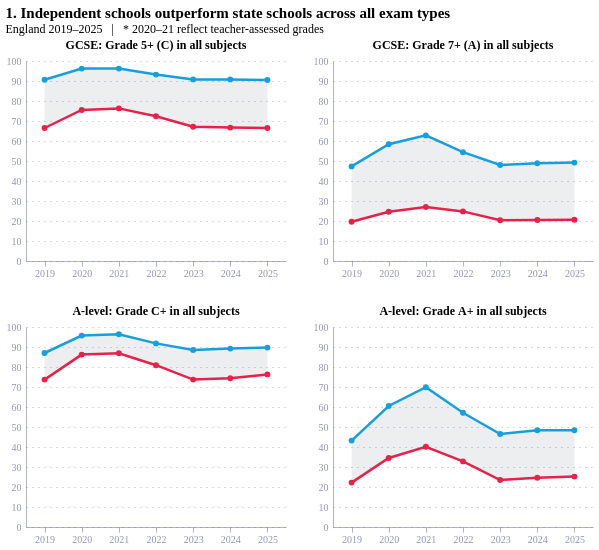

Notebook code cell kept with this figure:
### Code cell
# ── Data ─────────────────────────────────────────────────────────────────────
gcse_url = "https://raw.githubusercontent.com/SarahRashid0/SarahRashid0.github.io/refs/heads/main/website/gcse_results_by_institution.csv"
alevel_url = "https://raw.githubusercontent.com/SarahRashid0/SarahRashid0.github.io/refs/heads/main/website/alevel_results_by_intitutions.csv"

def load_and_melt(url, above_a_prefix, above_c_prefix):
    df = pd.read_csv(url)
    type_map = {
        "All state-funded": "State-funded",
        "Independent school including city training colleges (CTCs)": "Independent"
    }
    df = df[df["Centre type"].isin(type_map.keys())].copy()
    df["school_type"] = df["Centre type"].map(type_map)

    results = {}
    for prefix, grade in [(above_a_prefix, "A"), (above_c_prefix, "C")]:
        cols = [c for c in df.columns if c.startswith(prefix)]
        melted = df[["school_type"] + cols].melt(
            id_vars="school_type", var_name="metric_year", value_name="value"
        )
        melted["year"] = melted["metric_year"].str.split("_").str[1]
        melted["percentage"] = melted["value"].str.replace("%", "").astype(float)
        # Add gap
        pivot = melted.pivot(index="year", columns="school_type", values="percentage").reset_index()
        pivot["gap"] = pivot["Independent"] - pivot["State-funded"]
        melted = melted.merge(pivot[["year", "gap"]], on="year")
        results[grade] = (melted, pivot)
    return results

gcse = load_and_melt(gcse_url, "AboveA_", "AboveC_")
alevel = load_and_melt(alevel_url, "AboveA_", "AboveC_")

year_order = ["2019", "2020", "2021", "2022", "2023", "2024", "2025"]

# ── Chart builder ─────────────────────────────────────────────────────────────
def make_chart(long_df, pivot_df, title, show_legend=False):
    area = alt.Chart(pivot_df).mark_area(opacity=0.08, color="#122b39").encode(
        x=alt.X("year:O", sort=year_order),
        y=alt.Y("State-funded:Q", scale=alt.Scale(domain=[0, 100])),
        y2=alt.Y2("Independent:Q")
    )

    lines = alt.Chart(long_df).mark_line(
        point=alt.OverlayMarkDef(filled=True, size=35),
        strokeWidth=2.5
    ).encode(
        x=alt.X("year:O", sort=year_order),
        y=alt.Y("percentage:Q", scale=alt.Scale(domain=[0, 100]), title=None),
        color=alt.Color(
            "school_type:N",
            scale=alt.Scale(
                domain=["Independent", "State-funded"],
                range=["#179fdb", "#e6224b"]
            ),
            legend=alt.Legend(title="School type") if show_legend else None
        ),
        tooltip=[
            alt.Tooltip("year:O", title="Year"),
            alt.Tooltip("school_type:N", title="School type"),
            alt.Tooltip("percentage:Q", title="%", format=".1f"),
            alt.Tooltip("gap:Q", title="Gap (pp)", format=".1f")
        ]
    )

    return (area + lines).properties(
        width=260, height=200,
        title=alt.TitleParams(text=title, fontSize=12)
    )

# ── Four charts ───────────────────────────────────────────────────────────────
gcse_c  = make_chart(*gcse["C"],  "GCSE: Grade 5+ (C) in all subjects")
gcse_a  = make_chart(*gcse["A"],  "GCSE: Grade 7+ (A) in all subjects")
alevel_c = make_chart(*alevel["C"], "A-level: Grade C+ in all subjects")
alevel_a = make_chart(*alevel["A"], "A-level: Grade A+ in all subjects", show_legend=True)

# ── 2x2 grid ─────────────────────────────────────────────────────────────────
chart = (
    (gcse_c | gcse_a) & (alevel_c | alevel_a)
).properties(
    title=alt.TitleParams(
        text="1. Independent schools outperform state schools across all exam types",
        subtitle="England 2019–2025   |   * 2020–21 reflect teacher-assessed grades",
        fontSize=15, subtitleFontSize=12, anchor="start"
    )
).configure_concat(spacing=25)

chart

### Figure 1 — Vega-Lite specification as saved in the notebook (floating-point values rounded to 4 significant figures)
{"config": {"font": "Circular Std", "mark": {"line": {"interpolate": "monotone"}}, "view": {"stroke": "transparent", "width": 400, "height": 300}, "range": {"category": ["#36B7B4", "#E6224B", "#F4C245", "#0063AF", "#00A767", "#179FDB", "#EB5C2E"], "diverging": ["#E6224B", "#E54753", "#C9C9C9", "#179FDB", "#122B39"], "heatmap": ["#C9C9C9", "#179FDB", "#0063AF", "#122B39"], "ordinal": ["#00A767", "#36B7B4", "#179FDB", "#0063AF", "#243B5A"]}, "axisX": {"domainColor": "#676A86", "domainOpacity": 0.5, "grid": false, "labelAngle": 0, "labelColor": "#676A86", "labelOpacity": 0.7, "orient": "bottom", "tickColor": "#676A86", "tickCount": 10, "tickOpacity": 0.5, "title": false, "titleAlign": "center", "titleAnchor": "middle", "titleColor": "#676A86", "titleFontSize": 12, "titleOpacity": 0.8, "titleY": -15}, "axisY": {"domainColor": "#676A86", "domainOpacity": 0.5, "gridColor": "#676A86", "gridDash": [1, 5], "gridOpacity": 0.5, "labelColor": "#676A86", "labelOpacity": 0.7, "labelPadding": 5, "tickColor": "#676A86", "tickCount": 8, "tickOpacity": 0.5, "ticks": false, "titleAlign": "left", "titleAngle": 0, "titleBaseline": "bottom", "titleColor": "#676A86", "titleFontSize": 12, "titleOpacity": 0.8, "titleX": 0, "titleY": -7}, "concat": {"spacing": 25}}, "vconcat": [{"hconcat": [{"layer": [{"data": {"name": "data-08c584b5661a844db9c93e23423f9019"}, "mark": {"type": "area", "color": "#122b39", "opacity": 0.08}, "encoding": {"x": {"field": "year", "sort": ["2019", "2020", "2021", "2022", "2023", "2024", "2025"], "type": "ordinal"}, "y": {"field": "State-funded", "scale": {"domain": [0, 100]}, "type": "quantitative"}, "y2": {"field": "Independent"}}}, {"data": {"name": "data-ad04b283a89790915123c35ca5c50f1e"}, "mark": {"type": "line", "point": {"filled": true, "size": 35}, "strokeWidth": 2.5}, "encoding": {"color": {"field": "school_type", "legend": null, "scale": {"domain": ["Independent", "State-funded"], "range": ["#179fdb", "#e6224b"]}, "type": "nominal"}, "tooltip": [{"field": "year", "title": "Year", "type": "ordinal"}, {"field": "school_type", "title": "School type", "type": "nominal"}, {"field": "percentage", "format": ".1f", "title": "%", "type": "quantitative"}, {"field": "gap", "format": ".1f", "title": "Gap (pp)", "type": "quantitative"}], "x": {"field": "year", "sort": ["2019", "2020", "2021", "2022", "2023", "2024", "2025"], "type": "ordinal"}, "y": {"field": "percentage", "scale": {"domain": [0, 100]}, "title": null, "type": "quantitative"}}}], "height": 200, "title": {"text": "GCSE: Grade 5+ (C) in all subjects", "fontSize": 12}, "width": 260}, {"layer": [{"data": {"name": "data-0768b4ddc1f372504308bcc59b3de09e"}, "mark": {"type": "area", "color": "#122b39", "opacity": 0.08}, "encoding": {"x": {"field": "year", "sort": ["2019", "2020", "2021", "2022", "2023", "2024", "2025"], "type": "ordinal"}, "y": {"field": "State-funded", "scale": {"domain": [0, 100]}, "type": "quantitative"}, "y2": {"field": "Independent"}}}, {"data": {"name": "data-5c530050a516659db4d39a93a4096cb0"}, "mark": {"type": "line", "point": {"filled": true, "size": 35}, "strokeWidth": 2.5}, "encoding": {"color": {"field": "school_type", "legend": null, "scale": {"domain": ["Independent", "State-funded"], "range": ["#179fdb", "#e6224b"]}, "type": "nominal"}, "tooltip": [{"field": "year", "title": "Year", "type": "ordinal"}, {"field": "school_type", "title": "School type", "type": "nominal"}, {"field": "percentage", "format": ".1f", "title": "%", "type": "quantitative"}, {"field": "gap", "format": ".1f", "title": "Gap (pp)", "type": "quantitative"}], "x": {"field": "year", "sort": ["2019", "2020", "2021", "2022", "2023", "2024", "2025"], "type": "ordinal"}, "y": {"field": "percentage", "scale": {"domain": [0, 100]}, "title": null, "type": "quantitative"}}}], "height": 200, "title": {"text": "GCSE: Grade 7+ (A) in all subjects", "fontSize": 12}, "width": 260}]}, {"hconcat": [{"layer": [{"data": {"name": "data-eb95817ede9e0d3ceb9cb28a0d6d1b9c"}, "mark": {"type": "area", "color": "#122b39", "opacity": 0.08}, "encoding": {"x": {"field": "year", "sort": ["2019", "2020", "2021", "2022", "2023", "2024", "2025"], "type": "ordinal"}, "y": {"field": "State-funded", "scale": {"domain": [0, 100]}, "type": "quantitative"}, "y2": {"field": "Independent"}}}, {"data": {"name": "data-9293bce029a6f232d034b5f47e117cc1"}, "mark": {"type": "line", "point": {"filled": true, "size": 35}, "strokeWidth": 2.5}, "encoding": {"color": {"field": "school_type", "legend": null, "scale": {"domain": ["Independent", "State-funded"], "range": ["#179fdb", "#e6224b"]}, "type": "nominal"}, "tooltip": [{"field": "year", "title": "Year", "type": "ordinal"}, {"field": "school_type", "title": "School type", "type": "nominal"}, {"field": "percentage", "format": ".1f", "title": "%", "type": "quantitative"}, {"field": "gap", "format": ".1f", "title": "Gap (pp)", "type": "quantitative"}], "x": {"field": "year", "sort": ["2019", "2020", "2021", "2022", "2023", "2024", "2025"], "type": "ordinal"}, "y": {"field": "percentage", "scale": {"domain": [0, 100]}, "title": null, "type": "quantitative"}}}], "height": 200, "title": {"text": "A-level: Grade C+ in all subjects", "fontSize": 12}, "width": 260}, {"layer": [{"data": {"name": "data-184466b9e595938f9d8a9f2a46b89fc8"}, "mark": {"type": "area", "color": "#122b39", "opacity": 0.08}, "encoding": {"x": {"field": "year", "sort": ["2019", "2020", "2021", "2022", "2023", "2024", "2025"], "type": "ordinal"}, "y": {"field": "State-funded", "scale": {"domain": [0, 100]}, "type": "quantitative"}, "y2": {"field": "Independent"}}}, {"data": {"name": "data-0aee5d56f2fdc57343c3828d094d5299"}, "mark": {"type": "line", "point": {"filled": true, "size": 35}, "strokeWidth": 2.5}, "encoding": {"color": {"field": "school_type", "legend": {"title": "School type"}, "scale": {"domain": ["Independent", "State-funded"], "range": ["#179fdb", "#e6224b"]}, "type": "nominal"}, "tooltip": [{"field": "year", "title": "Year", "type": "ordinal"}, {"field": "school_type", "title": "School type", "type": "nominal"}, {"field": "percentage", "format": ".1f", "title": "%", "type": "quantitative"}, {"field": "gap", "format": ".1f", "title": "Gap (pp)", "type": "quantitative"}], "x": {"field": "year", "sort": ["2019", "2020", "2021", "2022", "2023", "2024", "2025"], "type": "ordinal"}, "y": {"field": "percentage", "scale": {"domain": [0, 100]}, "title": null, "type": "quantitative"}}}], "height": 200, "title": {"text": "A-level: Grade A+ in all subjects", "fontSize": 12}, "width": 260}]}], "title": {"text": "1. Independent schools outperform state schools across all exam types", "anchor": "start", "fontSize": 15, "subtitle": "England 2019–2025   |   * 2020–21 reflect teacher-assessed grades", "subtitleFontSize": 12}, "$schema": "https://vega.github.io/schema/vega-lite/v6.1.0.json", "datasets": {"data-08c584b5661a844db9c93e23423f9019": [{"year": "2019", "Independent": 90.6, "State-funded": 66.5, "gap": 24.1}, {"year": "2020", "Independent": 96.2, "State-funded": 75.5, "gap": 20.7}, {"year": "2021", "Independent": 96.2, "State-funded": 76.3, "gap": 19.9}, {"year": "2022", "Independent": 93.2, "State-funded": 72.4, "gap": 20.8}, {"year": "2023", "Independent": 90.8, "State-funded": 67.1, "gap": 23.7}, {"year": "2024", "Independent": 90.8, "State-funded": 66.7, "gap": 24.1}, {"year": "2025", "Independent": 90.5, "State-funded": 66.5, "gap": 24.0}], "data-ad04b283a89790915123c35ca5c50f1e": [{"school_type": "State-funded", "metric_year": "AboveC_2025", "value": "66.5%", "year": "2025", "percentage": 66.5, "gap": 24.0}, {"school_type": "Independent", "metric_year": "AboveC_2025", "value": "90.5%", "year": "2025", "percentage": 90.5, "gap": 24.0}, {"school_type": "State-funded", "metric_year": "AboveC_2024", "value": "66.7%", "year": "2024", "percentage": 66.7, "gap": 24.1}, {"school_type": "Independent", "metric_year": "AboveC_2024", "value": "90.8%", "year": "2024", "percentage": 90.8, "gap": 24.1}, {"school_type": "State-funded", "metric_year": "AboveC_2023", "value": "67.1%", "year": "2023", "percentage": 67.1, "gap": 23.7}, {"school_type": "Independent", "metric_year": "AboveC_2023", "value": "90.8%", "year": "2023", "percentage": 90.8, "gap": 23.7}, {"school_type": "State-funded", "metric_year": "AboveC_2022", "value": "72.4%", "year": "2022", "percentage": 72.4, "gap": 20.8}, {"school_type": "Independent", "metric_year": "AboveC_2022", "value": "93.2%", "year": "2022", "percentage": 93.2, "gap": 20.8}, {"school_type": "State-funded", "metric_year": "AboveC_2021", "value": "76.3%", "year": "2021", "percentage": 76.3, "gap": 19.9}, {"school_type": "Independent", "metric_year": "AboveC_2021", "value": "96.2%", "year": "2021", "percentage": 96.2, "gap": 19.9}, {"school_type": "State-funded", "metric_year": "AboveC_2020", "value": "75.5%", "year": "2020", "percentage": 75.5, "gap": 20.7}, {"school_type": "Independent", "metric_year": "AboveC_2020", "value": "96.2%", "year": "2020", "percentage": 96.2, "gap": 20.7}, {"school_type": "State-funded", "metric_year": "AboveC_2019", "value": "66.5%", "year": "2019", "percentage": 66.5, "gap": 24.1}, {"school_type": "Independent", "metric_year": "AboveC_2019", "value": "90.6%", "year": "2019", "percentage": 90.6, "gap": 24.1}], "data-0768b4ddc1f372504308bcc59b3de09e": [{"year": "2019", "Independent": 47.3, "State-funded": 19.6, "gap": 27.7}, {"year": "2020", "Independent": 58.4, "State-funded": 24.6, "gap": 33.8}, {"year": "2021", "Independent": 62.8, "State-funded": 27.0, "gap": 35.8}, {"year": "2022", "Independent": 54.4, "State-funded": 24.8, "gap": 29.6}, {"year": "2023", "Independent": 48.0, "State-funded": 20.4, "gap": 27.6}, {"year": "2024", "Independent": 48.9, "State-funded": 20.5, "gap": 28.4}, {"year": "2025", "Independent": 49.2, "State-funded": 20.6, "gap": 28.6}], "data-5c530050a516659db4d39a93a4096cb0": [{"school_type": "State-funded", "metric_year": "AboveA_2025", "value": "20.6%", "year": "2025", "percentage": 20.6, "gap": 28.6}, {"school_type": "Independent", "metric_year": "AboveA_2025", "value": "49.2%", "year": "2025", "percentage": 49.2, "gap": 28.6}, {"school_type": "State-funded", "metric_year": "AboveA_2024", "value": "20.5%", "year": "2024", "percentage": 20.5, "gap": 28.4}, {"school_type": "Independent", "metric_year": "AboveA_2024", "value": "48.9%", "year": "2024", "percentage": 48.9, "gap": 28.4}, {"school_type": "State-funded", "metric_year": "AboveA_2023", "value": "20.4%", "year": "2023", "percentage": 20.4, "gap": 27.6}, {"school_type": "Independent", "metric_year": "AboveA_2023", "value": "48.0%", "year": "2023", "percentage": 48.0, "gap": 27.6}, {"school_type": "State-funded", "metric_year": "AboveA_2022", "value": "24.8%", "year": "2022", "percentage": 24.8, "gap": 29.6}, {"school_type": "Independent", "metric_year": "AboveA_2022", "value": "54.4%", "year": "2022", "percentage": 54.4, "gap": 29.6}, {"school_type": "State-funded", "metric_year": "AboveA_2021", "value": "27.0%", "year": "2021", "percentage": 27.0, "gap": 35.8}, {"school_type": "Independent", "metric_year": "AboveA_2021", "value": "62.8%", "year": "2021", "percentage": 62.8, "gap": 35.8}, {"school_type": "State-funded", "metric_year": "AboveA_2020", "value": "24.6%", "year": "2020", "percentage": 24.6, "gap": 33.8}, {"school_type": "Independent", "metric_year": "AboveA_2020", "value": "58.4%", "year": "2020", "percentage": 58.4, "gap": 33.8}, {"school_type": "State-funded", "metric_year": "AboveA_2019", "value": "19.6%", "year": "2019", "percentage": 19.6, "gap": 27.7}, {"school_type": "Independent", "metric_year": "AboveA_2019", "value": "47.3%", "year": "2019", "percentage": 47.3, "gap": 27.7}], "data-eb95817ede9e0d3ceb9cb28a0d6d1b9c": [{"year": "2019", "Independent": 87.0, "State-funded": 73.7, "gap": 13.3}, {"year": "2020", "Independent": 95.7, "State-funded": 86.2, "gap": 9.5}, {"year": "2021", "Independent": 96.4, "State-funded": 86.9, "gap": 9.5}, {"year": "2022", "Independent": 91.8, "State-funded": 80.9, "gap": 10.9}, {"year": "2023", "Independent": 88.5, "State-funded": 73.7, "gap": 14.8}, {"year": "2024", "Independent": 89.2, "State-funded": 74.4, "gap": 14.8}, {"year": "2025", "Independent": 89.7, "State-funded": 76.3, "gap": 13.4}], "data-9293bce029a6f232d034b5f47e117cc1": [{"school_type": "State-funded", "metric_year": "AboveC_2025", "value": "76.3%", "year": "2025", "percentage": 76.3, "gap": 13.4}, {"school_type": "Independent", "metric_year": "AboveC_2025", "value": "89.7%", "year": "2025", "percentage": 89.7, "gap": 13.4}, {"school_type": "State-funded", "metric_year": "AboveC_2024", "value": "74.4%", "year": "2024", "percentage": 74.4, "gap": 14.8}, {"school_type": "Independent", "metric_year": "AboveC_2024", "value": "89.2%", "year": "2024", "percentage": 89.2, "gap": 14.8}, {"school_type": "State-funded", "metric_year": "AboveC_2023", "value": "73.7%", "year": "2023", "percentage": 73.7, "gap": 14.8}, {"school_type": "Independent", "metric_year": "AboveC_2023", "value": "88.5%", "year": "2023", "percentage": 88.5, "gap": 14.8}, {"school_type": "State-funded", "metric_year": "AboveC_2022", "value": "80.9%", "year": "2022", "percentage": 80.9, "gap": 10.9}, {"school_type": "Independent", "metric_year": "AboveC_2022", "value": "91.8%", "year": "2022", "percentage": 91.8, "gap": 10.9}, {"school_type": "State-funded", "metric_year": "AboveC_2021", "value": "86.9%", "year": "2021", "percentage": 86.9, "gap": 9.5}, {"school_type": "Independent", "metric_year": "AboveC_2021", "value": "96.4%", "year": "2021", "percentage": 96.4, "gap": 9.5}, {"school_type": "State-funded", "metric_year": "AboveC_2020", "value": "86.2%", "year": "2020", "percentage": 86.2, "gap": 9.5}, {"school_type": "Independent", "metric_year": "AboveC_2020", "value": "95.7%", "year": "2020", "percentage": 95.7, "gap": 9.5}, {"school_type": "State-funded", "metric_year": "AboveC_2019", "value": "73.7%", "year": "2019", "percentage": 73.7, "gap": 13.3}, {"school_type": "Independent", "metric_year": "AboveC_2019", "value": "87.0%", "year": "2019", "percentage": 87.0, "gap": 13.3}], "data-184466b9e595938f9d8a9f2a46b89fc8": [{"year": "2019", "Independent": 43.2, "State-funded": 22.2, "gap": 21.0}, {"year": "2020", "Independent": 60.5, "State-funded": 34.5, "gap": 26.0}, {"year": "2021", "Independent": 69.9, "State-funded": 40.1, "gap": 29.8}, {"year": "2022", "Independent": 57.1, "State-funded": 32.8, "gap": 24.3}, {"year": "2023", "Independent": 46.5, "State-funded": 23.5, "gap": 23.0}, {"year": "2024", "Independent": 48.4, "State-funded": 24.6, "gap": 23.8}, {"year": "2025", "Independent": 48.4, "State-funded": 25.2, "gap": 23.2}], "data-0aee5d56f2fdc57343c3828d094d5299": [{"school_type": "State-funded", "metric_year": "AboveA_2025", "value": "25.2%", "year": "2025", "percentage": 25.2, "gap": 23.2}, {"school_type": "Independent", "metric_year": "AboveA_2025", "value": "48.4%", "year": "2025", "percentage": 48.4, "gap": 23.2}, {"school_type": "State-funded", "metric_year": "AboveA_2024", "value": "24.6%", "year": "2024", "percentage": 24.6, "gap": 23.8}, {"school_type": "Independent", "metric_year": "AboveA_2024", "value": "48.4%", "year": "2024", "percentage": 48.4, "gap": 23.8}, {"school_type": "State-funded", "metric_year": "AboveA_2023", "value": "23.5%", "year": "2023", "percentage": 23.5, "gap": 23.0}, {"school_type": "Independent", "metric_year": "AboveA_2023", "value": "46.5%", "year": "2023", "percentage": 46.5, "gap": 23.0}, {"school_type": "State-funded", "metric_year": "AboveA_2022", "value": "32.8%", "year": "2022", "percentage": 32.8, "gap": 24.3}, {"school_type": "Independent", "metric_year": "AboveA_2022", "value": "57.1%", "year": "2022", "percentage": 57.1, "gap": 24.3}, {"school_type": "State-funded", "metric_year": "AboveA_2021", "value": "40.1%", "year": "2021", "percentage": 40.1, "gap": 29.8}, {"school_type": "Independent", "metric_year": "AboveA_2021", "value": "69.9%", "year": "2021", "percentage": 69.9, "gap": 29.8}, {"school_type": "State-funded", "metric_year": "AboveA_2020", "value": "34.5%", "year": "2020", "percentage": 34.5, "gap": 26.0}, {"school_type": "Independent", "metric_year": "AboveA_2020", "value": "60.5%", "year": "2020", "percentage": 60.5, "gap": 26.0}, {"school_type": "State-funded", "metric_year": "AboveA_2019", "value": "22.2%", "year": "2019", "percentage": 22.2, "gap": 21.0}, {"school_type": "Independent", "metric_year": "AboveA_2019", "value": "43.2%", "year": "2019", "percentage": 43.2, "gap": 21.0}]}}
